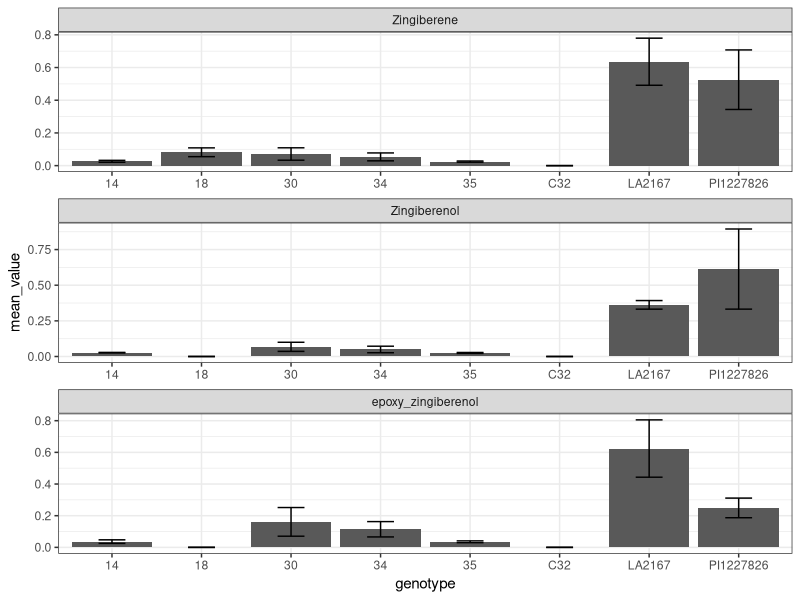
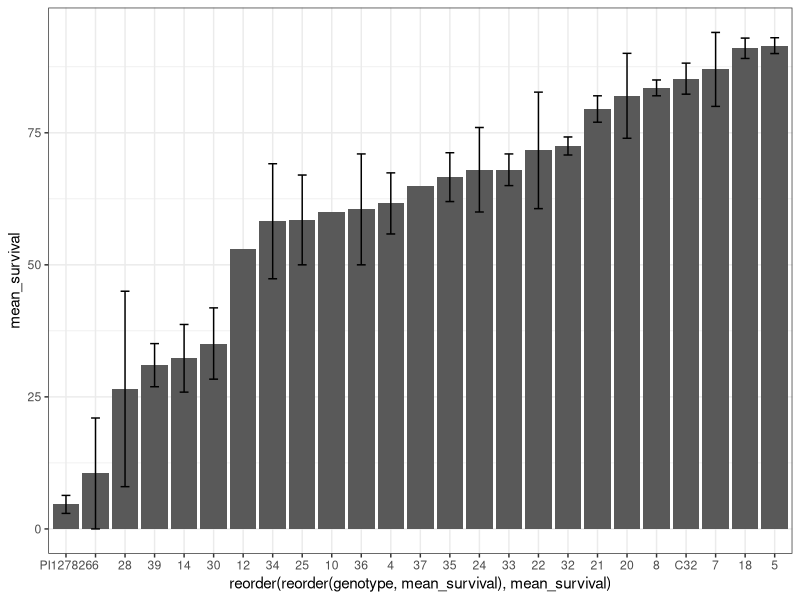
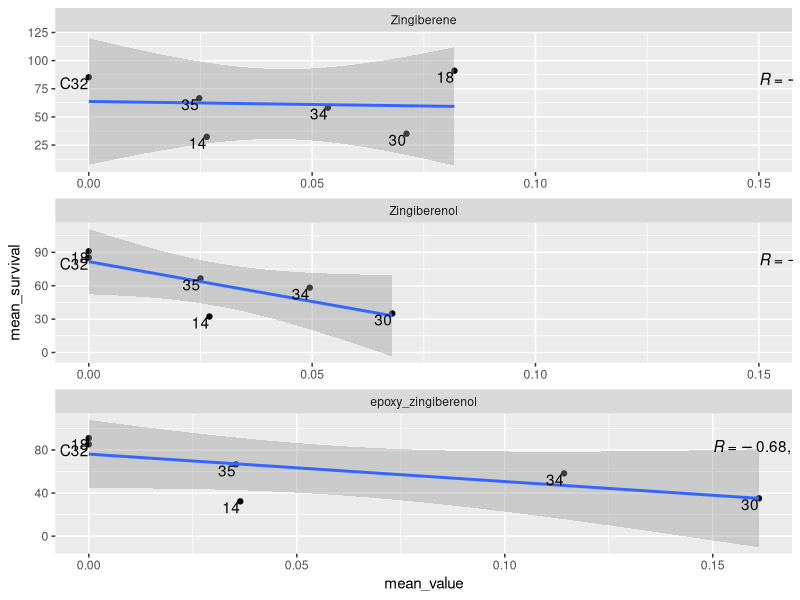

These charts were generated, in order, by the following R code:
library(tidyverse)
library(ggpubr)

# Import whitefly survival data
df.wf <- read.delim(file = "F2_KG_2015/wf_clipcage_assays.txt",
                   header= TRUE, sep = "\t")
df.wf$plant <- as.factor(df.wf$plant)

# Import metabolite data
df.metabolites <- read.delim(file = "F2_KG_2015/leafwash_ug_mg_tissue.txt",
                             header = TRUE, sep = "\t") %>%
  pivot_longer(cols = Zingiberene:epoxy_zingiberenol,
               names_to = "metabolite",
               values_to = "value")
df.metabolites$metabolite <- factor(df.metabolites$metabolite, 
                                    levels = c("Zingiberene", "Zingiberenol", "epoxy_zingiberenol"),
                                              ordered = TRUE)

####################
# Plot metabolites #
####################

df.metabolites %>%
  dplyr::group_by(genotype, metabolite) %>% 
  dplyr::summarise(mean_value = mean(value), se_metabolites = sd(value)/sqrt(n())) %>%
#  filter(!genotype %in% c("LA2167", "PI127826")) %>%
  
  ggplot()+
  geom_bar(aes(x = genotype, y = mean_value),
           stat = "identity") +
  geom_errorbar(aes(x = genotype, ymin = mean_value - se_metabolites, ymax = mean_value + se_metabolites), width = 0.3)+
  facet_wrap(~metabolite, scale = "free", ncol = 1) +
  theme_bw()

##########################
# plot whitefly survival #
##########################

df.wf$survival <- round((df.wf$alive/(df.wf$alive+df.wf$dead))*100)
df.wf %>% 
  dplyr::group_by(genotype) %>%
  dplyr::summarise(mean_survival = mean(survival), se_survival = sd(survival)/sqrt(n())) %>%
  arrange(mean_survival) %>%
  
  ggplot()+
  geom_bar(aes(x = reorder(reorder(genotype, mean_survival), mean_survival), y = mean_survival),
           stat = "identity") + 
  geom_errorbar(aes(x = genotype, ymin = mean_survival - se_survival, ymax = mean_survival + se_survival), width = 0.3)+
  theme_bw()

############################
# Metabolites vs suurvival #
############################

sum.survival <- df.wf %>% 
  dplyr::group_by(genotype) %>%
  dplyr::summarise(mean_survival = mean(survival), se_survival = sd(survival)/sqrt(n())) %>%
  select(-se_survival)

sum.metabolites <- df.metabolites %>%
  dplyr::group_by(genotype, metabolite) %>% 
  dplyr::summarise(mean_value = mean(value), se_metabolites = sd(value)/sqrt(n())) %>%
  select(-se_metabolites)

survival.metabolites <- inner_join(sum.survival, sum.metabolites, by = "genotype")

########
# Plot #
########

survival.metabolites %>%
ggplot(aes(x = mean_value,
         y = mean_survival)) +
  geom_point()+
  geom_smooth(method = "lm")+
  facet_wrap(~metabolite, ncol = 1, scale = "free") +
  stat_cor(
    method = "pearson",
    label.x = 0.15,
    label.x.npc = 0, 
    label.y.npc = 0.9)+
  geom_text(label = survival.metabolites$genotype, vjust = 1, hjust = 1)
